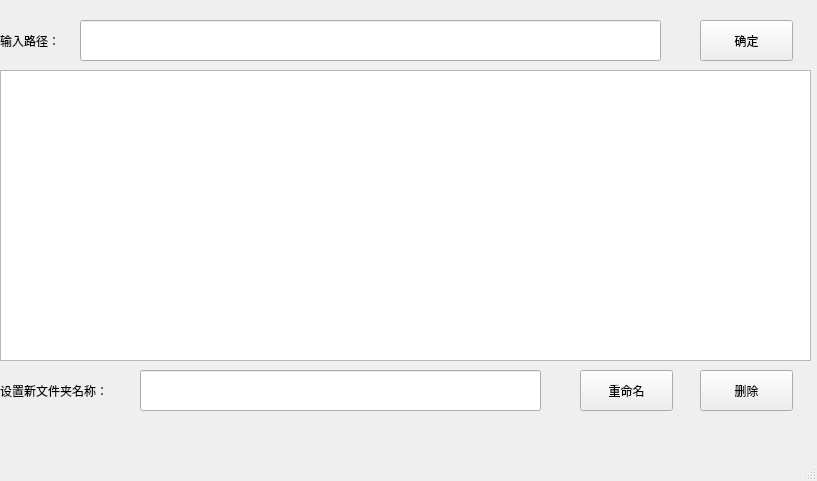
<?xml version="1.0" encoding="UTF-8"?>
<ui version="4.0">
 <class>MainWindow</class>
 <widget class="QMainWindow" name="MainWindow">
  <property name="geometry">
   <rect>
    <x>0</x>
    <y>0</y>
    <width>817</width>
    <height>481</height>
   </rect>
  </property>
  <property name="windowTitle">
   <string>MainWindow</string>
  </property>
  <widget class="QWidget" name="centralwidget">
   <widget class="QLabel" name="label">
    <property name="geometry">
     <rect>
      <x>0</x>
      <y>20</y>
      <width>91</width>
      <height>41</height>
     </rect>
    </property>
    <property name="text">
     <string>输入路径：</string>
    </property>
   </widget>
   <widget class="QLineEdit" name="lineEdit">
    <property name="geometry">
     <rect>
      <x>80</x>
      <y>20</y>
      <width>581</width>
      <height>41</height>
     </rect>
    </property>
   </widget>
   <widget class="QPushButton" name="pushButton">
    <property name="geometry">
     <rect>
      <x>700</x>
      <y>20</y>
      <width>93</width>
      <height>41</height>
     </rect>
    </property>
    <property name="text">
     <string>确定</string>
    </property>
   </widget>
   <widget class="QTableWidget" name="tableWidget">
    <property name="geometry">
     <rect>
      <x>0</x>
      <y>70</y>
      <width>811</width>
      <height>291</height>
     </rect>
    </property>
   </widget>
   <widget class="QLabel" name="label_2">
    <property name="geometry">
     <rect>
      <x>0</x>
      <y>370</y>
      <width>141</width>
      <height>41</height>
     </rect>
    </property>
    <property name="text">
     <string>设置新文件夹名称：</string>
    </property>
   </widget>
   <widget class="QLineEdit" name="lineEdit_2">
    <property name="geometry">
     <rect>
      <x>140</x>
      <y>370</y>
      <width>401</width>
      <height>41</height>
     </rect>
    </property>
   </widget>
   <widget class="QPushButton" name="pushButton_2">
    <property name="geometry">
     <rect>
      <x>580</x>
      <y>370</y>
      <width>93</width>
      <height>41</height>
     </rect>
    </property>
    <property name="text">
     <string>重命名</string>
    </property>
   </widget>
   <widget class="QPushButton" name="pushButton_3">
    <property name="geometry">
     <rect>
      <x>700</x>
      <y>370</y>
      <width>93</width>
      <height>41</height>
     </rect>
    </property>
    <property name="text">
     <string>删除</string>
    </property>
   </widget>
  </widget>
  <widget class="QMenuBar" name="menubar">
   <property name="geometry">
    <rect>
     <x>0</x>
     <y>0</y>
     <width>817</width>
     <height>26</height>
    </rect>
   </property>
  </widget>
  <widget class="QStatusBar" name="statusbar"/>
 </widget>
 <resources/>
 <connections/>
</ui>
